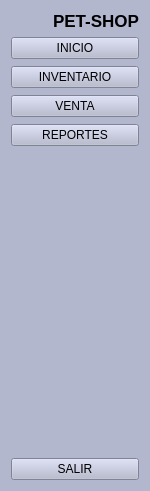
     <widget class="QWidget" name="menu" native="true">
      <property name="maximumSize">
       <size>
        <width>150</width>
        <height>591</height>
       </size>
      </property>
      <property name="styleSheet">
       <string notr="true">background-color: rgb(179, 183, 206);</string>
      </property>
      <layout class="QGridLayout" name="gridLayout_9">
       <item row="0" column="0">
        <layout class="QHBoxLayout" name="horizontalLayout">
         <property name="spacing">
          <number>0</number>
         </property>
         <property name="leftMargin">
          <number>0</number>
         </property>
         <item>
          <widget class="QLabel" name="label_3">
           <property name="maximumSize">
            <size>
             <width>50</width>
             <height>50</height>
            </size>
           </property>
           <property name="text">
            <string/>
           </property>
           <property name="pixmap">
            <pixmap>imagenes/usuario.svg</pixmap>
           </property>
           <property name="scaledContents">
            <bool>true</bool>
           </property>
          </widget>
         </item>
         <item>
          <widget class="QLabel" name="label_2">
           <property name="font">
            <font>
             <pointsize>13</pointsize>
             <bold>true</bold>
            </font>
           </property>
           <property name="text">
            <string>PET-SHOP</string>
           </property>
          </widget>
         </item>
        </layout>
       </item>
       <item row="3" column="0">
        <widget class="QPushButton" name="salir2">
         <property name="text">
          <string>SALIR</string>
         </property>
         <property name="icon">
          <iconset>
           <normaloff>imagenes/apagado.svg</normaloff>imagenes/apagado.svg</iconset>
         </property>
         <property name="iconSize">
          <size>
           <width>50</width>
           <height>50</height>
          </size>
         </property>
        </widget>
       </item>
       <item row="1" column="0">
        <layout class="QVBoxLayout" name="verticalLayout_2">
         <property name="spacing">
          <number>7</number>
         </property>
         <property name="leftMargin">
          <number>0</number>
         </property>
         <property name="topMargin">
          <number>0</number>
         </property>
         <property name="rightMargin">
          <number>0</number>
         </property>
         <property name="bottomMargin">
          <number>9</number>
         </property>
         <item>
          <widget class="QPushButton" name="inicio2">
           <property name="minimumSize">
            <size>
             <width>50</width>
             <height>0</height>
            </size>
           </property>
           <property name="cursor">
            <cursorShape>ArrowCursor</cursorShape>
           </property>
           <property name="contextMenuPolicy">
            <enum>Qt::CustomContextMenu</enum>
           </property>
           <property name="text">
            <string>INICIO</string>
           </property>
           <property name="icon">
            <iconset>
             <normaloff>imagenes/home.svg</normaloff>imagenes/home.svg</iconset>
           </property>
           <property name="iconSize">
            <size>
             <width>50</width>
             <height>50</height>
            </size>
           </property>
           <property name="checkable">
            <bool>true</bool>
           </property>
           <property name="autoExclusive">
            <bool>true</bool>
           </property>
          </widget>
         </item>
         <item>
          <widget class="QPushButton" name="inventario2">
           <property name="text">
            <string>INVENTARIO</string>
           </property>
           <property name="icon">
            <iconset>
             <normaloff>imagenes/inventario.svg</normaloff>imagenes/inventario.svg</iconset>
           </property>
           <property name="iconSize">
            <size>
             <width>50</width>
             <height>50</height>
            </size>
           </property>
           <property name="checkable">
            <bool>true</bool>
           </property>
           <property name="autoExclusive">
            <bool>true</bool>
           </property>
          </widget>
         </item>
         <item>
          <widget class="QPushButton" name="comprar2">
           <property name="text">
            <string>VENTA</string>
           </property>
           <property name="icon">
            <iconset>
             <normaloff>imagenes/comprar.svg</normaloff>imagenes/comprar.svg</iconset>
           </property>
           <property name="iconSize">
            <size>
             <width>50</width>
             <height>50</height>
            </size>
           </property>
           <property name="checkable">
            <bool>true</bool>
           </property>
           <property name="autoExclusive">
            <bool>true</bool>
           </property>
          </widget>
         </item>
         <item>
          <widget class="QPushButton" name="reporte2">
           <property name="text">
            <string>REPORTES</string>
           </property>
           <property name="icon">
            <iconset>
             <normaloff>imagenes/estadisticas.svg</normaloff>imagenes/estadisticas.svg</iconset>
           </property>
           <property name="iconSize">
            <size>
             <width>50</width>
             <height>50</height>
            </size>
           </property>
           <property name="checkable">
            <bool>true</bool>
           </property>
           <property name="autoExclusive">
            <bool>true</bool>
           </property>
          </widget>
         </item>
        </layout>
       </item>
       <item row="2" column="0">
        <spacer name="verticalSpacer_2">
         <property name="orientation">
          <enum>Qt::Vertical</enum>
         </property>
         <property name="sizeHint" stdset="0">
          <size>
           <width>20</width>
           <height>297</height>
          </size>
         </property>
        </spacer>
       </item>
      </layout>
     </widget>
